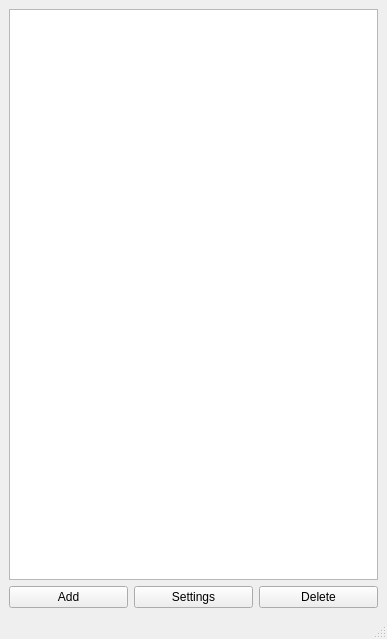
<?xml version="1.0" encoding="UTF-8"?>
<ui version="4.0">
 <class>MainWindow</class>
 <widget class="QMainWindow" name="MainWindow">
  <property name="geometry">
   <rect>
    <x>0</x>
    <y>0</y>
    <width>387</width>
    <height>639</height>
   </rect>
  </property>
  <property name="windowTitle">
   <string>MainWindow</string>
  </property>
  <widget class="QWidget" name="centralwidget">
   <layout class="QVBoxLayout" name="verticalLayout">
    <item>
     <widget class="QListWidget" name="ListDevices"/>
    </item>
    <item>
     <layout class="QHBoxLayout" name="horizontalLayout">
      <item>
       <widget class="QPushButton" name="NewConnection">
        <property name="text">
         <string>Add</string>
        </property>
       </widget>
      </item>
      <item>
       <widget class="QPushButton" name="OpenSettings">
        <property name="text">
         <string>Settings</string>
        </property>
       </widget>
      </item>
      <item>
       <widget class="QPushButton" name="DeleteConnection">
        <property name="text">
         <string>Delete</string>
        </property>
       </widget>
      </item>
     </layout>
    </item>
   </layout>
  </widget>
  <widget class="QMenuBar" name="menubar">
   <property name="geometry">
    <rect>
     <x>0</x>
     <y>0</y>
     <width>387</width>
     <height>22</height>
    </rect>
   </property>
  </widget>
  <widget class="QStatusBar" name="statusbar"/>
 </widget>
 <resources/>
 <connections/>
</ui>
